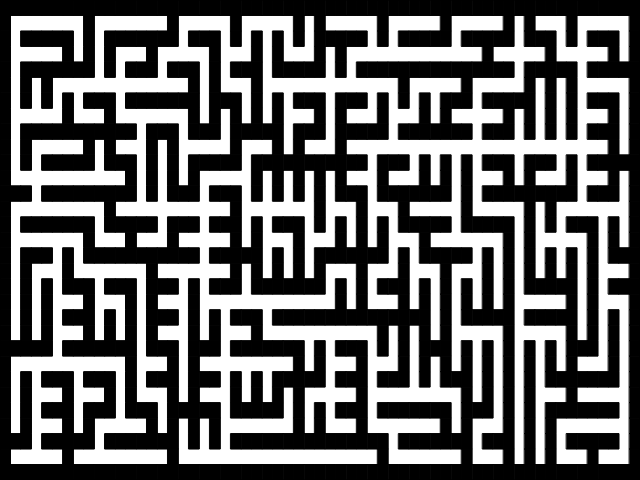
Frame 1 (no input)
Frame 2 (the mouse pressed at the canvas centre, redrawn once): identical to frame 1, image omitted

The p5.js sketch that drew this single still picture (run headless with seeded random() and noise() and a simulated clock; the mouse was pressed at the canvas centre and the sketch redrawn once):

// p5.js sketch
// ── sketch.js
let maze;
let size_x = 15;
let size_y = 30;

function setup() {
  createCanvas(640, 480);
  maze = generateMaze(size_x, size_y);
  fill(0);
  noLoop();
}

function draw() {
  background(255);
  let blocksizeY = height / (maze[0].length + 2);
  let blocksizeX = width / (maze.length + 2);
  for (let c = 0; c < maze[0].length + 2; c++)
    rect(0, c * blocksizeY, blocksizeX, blocksizeY); // paint borders
  for (let r = 0; r < maze.length; r++) {
    for (let c = 0; c < maze[0].length; c++) {
      if (maze[r][c])
        rect((r + 1) * blocksizeX, (c + 1) * blocksizeY, blocksizeX, blocksizeY);
    }
    rect((r + 1) * blocksizeX, 0, blocksizeX, blocksizeY); // paint borders
    rect((r + 1) * blocksizeX,(maze[0].length + 1) * blocksizeY,blocksizeX,
      blocksizeY); // paint borders
  }
  for (let c = 0; c < maze[0].length + 2; c++)// paint borders
    rect((maze.length + 1) * blocksizeX, c * blocksizeY, blocksizeX, blocksizeY);
}

/**
  generates a maze with (x,y) cells. Note that the actual maze is
  larger as the maze cells are divided by rows and cols of walls.
*/
function generateMaze(mazeSizeX, mazeSizeY) {
  // init maze double the size to have rows and cols of cells ...
  // surrounding walls are left out.
  let maze = Array(mazeSizeY * 2 - 1)
    .fill()
    .map(() => Array(mazeSizeX * 2 - 1));
  for (let r = 0; r < mazeSizeY * 2 - 1; r++) {
    for (let c = 0; c < mazeSizeX * 2 - 1; c++) {
      if (r % 2 == 0 && c % 2 == 0) maze[r][c] = 1;
      else maze[r][c] = 1;
    }
  }
  // generate maze by randomized prim's algorithm
  // remember: cells are in (r%2 == 0 && c%2==0) indexes.
  let wallList = [];
  // pick a cell ..
  let cell = { c: 0, r: 0 };
  // mark it as part of the maze
  maze[cell.r][cell.c] = 0;
  addWallsToList(cell, wallList, maze);
  // while there are walls ..
  while (wallList.length > 0) {
    let idx = Math.floor(Math.random() * wallList.length);
    let wall = wallList[idx];
    // check if only one is connected, then remove wall between them.
    let result = checkToRemove(wall, maze);
    if (result.remWall) {
      // remove wall from maze
      maze[wall.r][wall.c] = 0;
      // make cell state visited
      let cell = result.cell;
      maze[cell.r][cell.c] = 0;
      // add walls to wall list
      addWallsToList(cell, wallList, maze);
      // console.log(wallList);
    }
    // remove the wall from the wall list ...
    wallList.splice(idx, 1);
    // console.log(wallList);
  }
  return maze;
}

function addWallsToList(cell, wallList, maze) {
  if (cell.r + 1 < maze.length) addWall(cell.r + 1, cell.c, wallList, maze);
  if (cell.c + 1 < maze[0].length) addWall(cell.r, cell.c + 1, wallList, maze);
  if (cell.r > 0) addWall(cell.r - 1, cell.c, wallList, maze);
  if (cell.c > 0) addWall(cell.r, cell.c - 1, wallList, maze);
}

function addWall(r, c, wallList, maze) {
  if (maze[r][c] == 1) wallList.push({ r: r, c: c });
}

function checkToRemove(wall, maze) {
  let removeIt = false;
  tcell = {};
  // find the appropriate cells ... each wall connects two cells.
  if (wall.r % 2 == 1) {
    // it's a horizontal wall
    if (wall.c % 2 == 0) {
      if (maze[wall.r - 1][wall.c] + maze[wall.r + 1][wall.c] == 1) {
        removeIt = true;
        // find out which cell ...
        if (maze[wall.r - 1][wall.c] == 0) tcell = { r: wall.r + 1, c: wall.c };
        else tcell = { r: wall.r - 1, c: wall.c };
      }
    }
  } else {
    // it's a vertical wall .. that's the easy one, cells are left and right.
    if (maze[wall.r][wall.c + 1] + maze[wall.r][wall.c - 1] == 1) {
      removeIt = true;
      if (maze[wall.r][wall.c + 1] == 0) tcell = { r: wall.r, c: wall.c - 1 };
      else tcell = { r: wall.r, c: wall.c + 1 };
    }
  }
  return { remWall: removeIt, cell: tcell };
}
